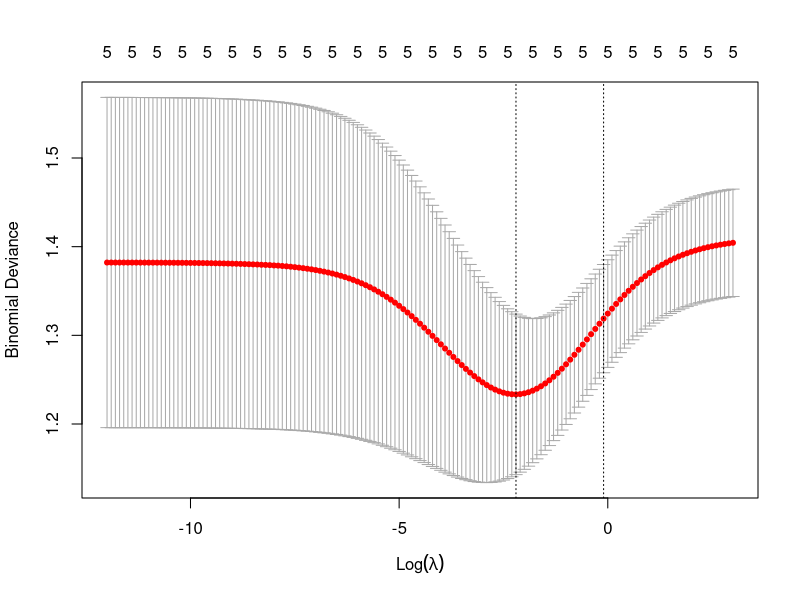
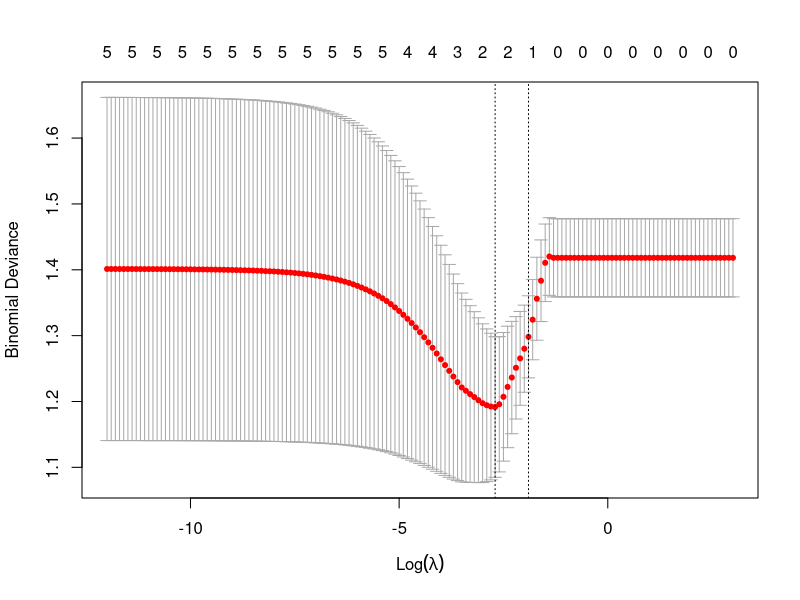
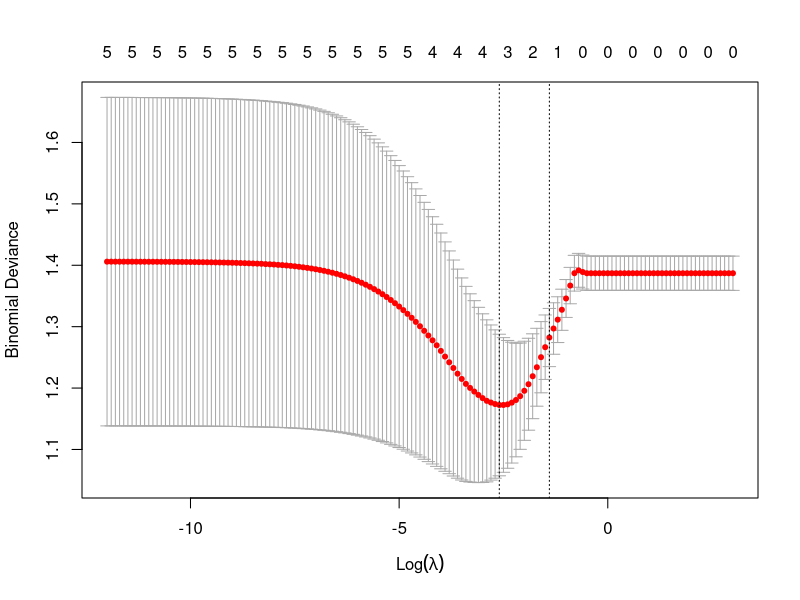
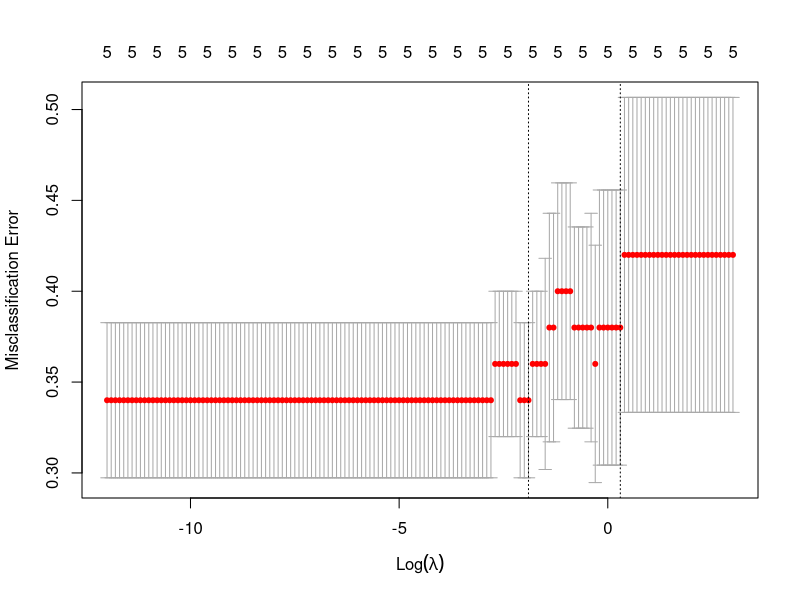
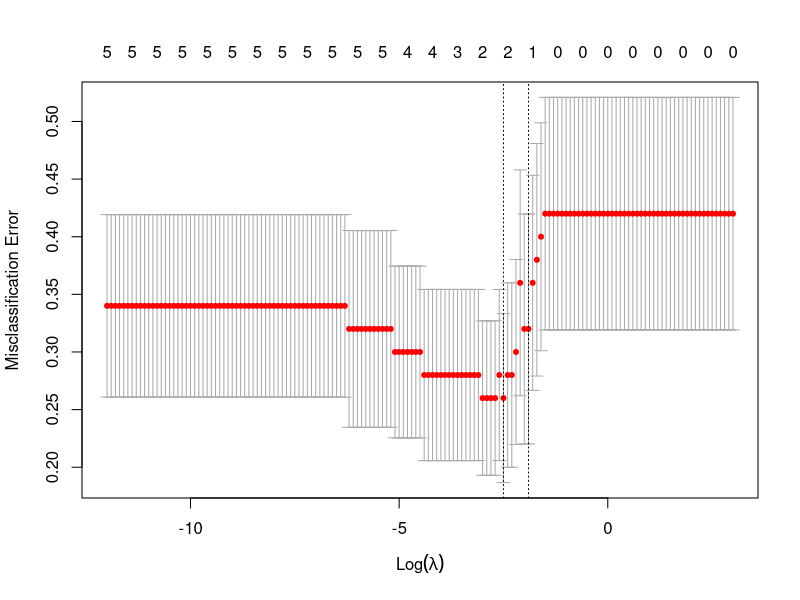
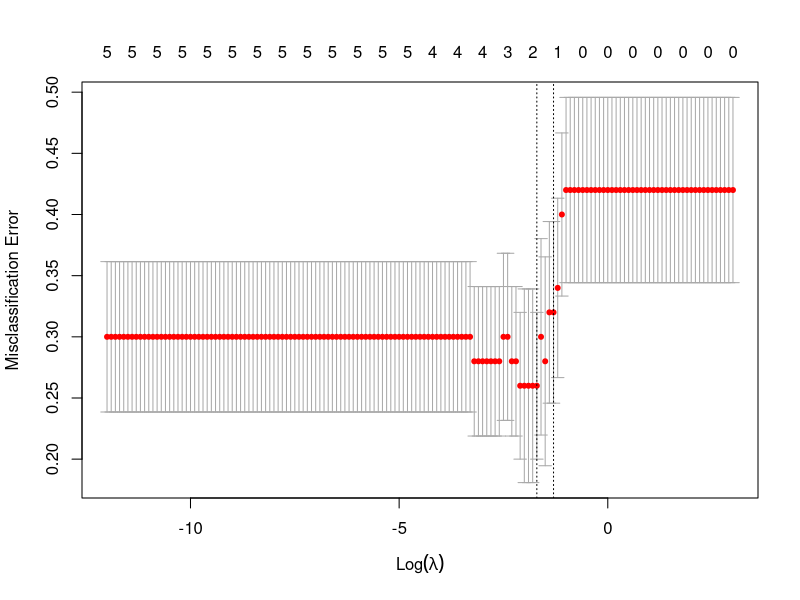

The R script that drew these images, in order:
library(glmnet)

set.seed(12345)

q <- 5
b0 <- 0
b <- rep(0,q)
n <- 50
N <- 100
X <- matrix(0,n,q)
numlist <- seq(-12,3,0.1)
l <- length(numlist)
lambdalist <- exp(numlist)
results <- array(NA, dim = c(4, N))
rar <- results
ral <- rar
rael <- rar

min_measure <- array(NA,dim=c(8,N))


b0 <- round(rnorm(1,0,1),2)
b <- round(rnorm(q,0,1),2)


for(j in 1:N){
  
  for(i in 1:q){
    X[,i] <- rnorm(n,0,1)
  }
  
  Xt <- X
  
  sds <- sqrt(colMeans(X^2) - colMeans(X)^2)
  
  Xt <- t((t(X)-colMeans(X))/sds)
  
  eta <- b0 + Xt%*%b
  p <- plogis(eta)
  Y <- rbinom(n,1,p)
  
  cvR <- cv.glmnet(Xt,Y, lambda = lambdalist, family = "binomial", alpha = 0)
  cvRm <- cv.glmnet(Xt,Y, lambda = lambdalist, family = "binomial", alpha = 0, type.measure = "class")
  rar[1,j] <- cvR$lambda.min
  rar[2,j] <- cvR$lambda.1se
  rar[3,j] <- cvRm$lambda.min
  rar[4,j] <- cvRm$lambda.1se
  
  cvL <- cv.glmnet(Xt,Y, lambda = lambdalist, family = "binomial", alpha = 1)
  cvLm <- cv.glmnet(Xt,Y, lambda = lambdalist, family = "binomial", alpha = 1, type.measure = "class")
  ral[1,j] <- cvL$lambda.min
  ral[2,j] <- cvL$lambda.1se
  ral[3,j] <- cvLm$lambda.min
  ral[4,j] <- cvLm$lambda.1se
  
  cvEL <- cv.glmnet(Xt,Y, lambda = lambdalist, family = "binomial", alpha = 0.5)
  cvELm <- cv.glmnet(Xt,Y, lambda = lambdalist, family = "binomial", alpha = 0.5, type.measure = "class")
  rael[1,j] <- cvEL$lambda.min
  rael[2,j] <- cvEL$lambda.1se
  rael[3,j] <- cvELm$lambda.min
  rael[4,j] <- cvELm$lambda.1se
  
  
  
  
  cvcheck <- cv.glmnet(Xt,Y, lambda = c(0,0.0000001), family = "binomial", alpha = 0.5)
  cvcheckm <- cv.glmnet(Xt,Y, lambda = c(0,0.0000001), family = "binomial", alpha = 0.5, type.measure = "class")
  
  
  min_measure[1,j] <- min(cvR$cvm)
  min_measure[2,j] <- min(cvL$cvm)
  min_measure[3,j] <- min(cvEL$cvm)
  
  min_measure[4,j] <- min(cvcheck$cvm[2])
  
  
  min_measure[5,j] <- min(cvRm$cvm)
  min_measure[6,j] <- min(cvLm$cvm)
  min_measure[7,j] <- min(cvELm$cvm)
  
  min_measure[8,j] <- min(cvcheckm$cvm[2])
  
  
  
  print(j/N)
}

med <- function(x){
  le <- length(x)
  m <- round((le+1)/2,0)
  xm <- sort(x)
  return(xm[m])
}

names <- c("dev.min", "dev.1se", "misc.min", "misc.1se")

ri <- as.data.frame(t(log(rar)))
names(ri) <- names

la <- as.data.frame(t(log(ral)))
names(la) <- names

el <- as.data.frame(t(log(rael)))
names(el) <- names

#boxplot(ri, main = "Optimale Prognose Ridge, n = 100, N = 100", ylim = c(-8.5,1), ylab = "log(lambda)")
#boxplot(la, main = "Optimale Prognose Lasso, n = 100, N = 100", ylim = c(-8.5,1), ylab = "log(lambda)")
#boxplot(el, main = "Optimale Prognose Elastic Net 0.5, n = 100, N = 100", ylim = c(-8.5,1), ylab = "log(lambda)")

plot(cvR, sign.lambda = 1)
plot(cvL, sign.lambda = 1)
plot(cvEL, sign.lambda = 1)

plot(cvRm, sign.lambda = 1)
plot(cvLm, sign.lambda = 1)
plot(cvELm, sign.lambda = 1)

apply(rar,1,med)
log(apply(rar,1,med))

apply(ral,1,med)
log(apply(ral,1,med))

apply(rael,1,med)
log(apply(rael,1,med))


round(matrix(apply(min_measure,1,med),4,2),3)
